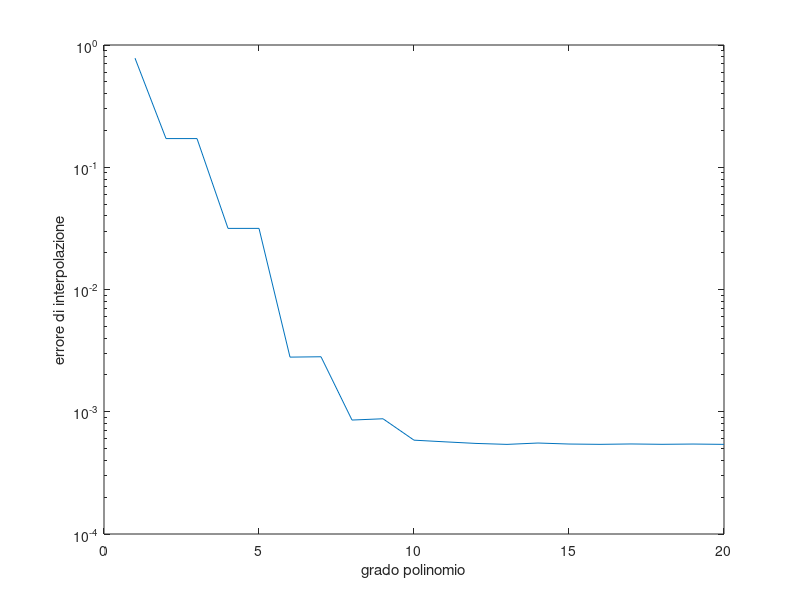

The MATLAB script that drew this image:
f = @(x)(cos((pi*x.^2)/2));
fp = @(x)(f(x) + 10^(-3)*rand(size(x)));
xi = -1 + 2*(0:10^4)/10^4;
fi = f(xi);
fpi = fp(xi);
errors=zeros(1, 20);
for m = 1:20
    a = polyfit(xi, fpi, m);
    y = polyval(a,xi);
    errors(m) = max(abs(y-fi));
end
semilogy(errors);
xlabel('grado polinomio');
ylabel('errore di interpolazione');
